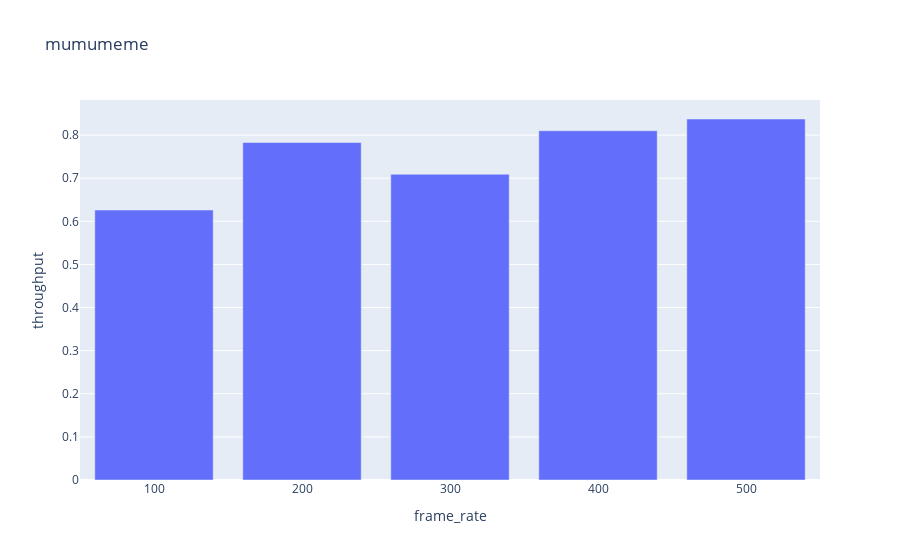

The notebook cell saved with this chart:
### Code cell
df_frame_rate = df.groupby(["frame_rate"]).mean().reset_index()
fig = px.bar(df_frame_rate, x="frame_rate", y="throughput", title="mumumeme")
fig.show()

### Figure 1 — Plotly figure (JSON) as saved in the notebook; plotly's stock layout.template omitted (floating-point values rounded to 4 significant figures)
{"data": [{"alignmentgroup": "True", "hovertemplate": "frame_rate=%{x}<br>throughput=%{y}<extra></extra>", "legendgroup": "", "marker": {"color": "#636efa", "pattern": {"shape": ""}}, "name": "", "offsetgroup": "", "orientation": "v", "showlegend": false, "textposition": "auto", "type": "bar", "x": [100, 200, 300, 400, 500], "xaxis": "x", "y": [0.6262, 0.7827, 0.7091, 0.81, 0.8373], "yaxis": "y"}], "layout": {"barmode": "relative", "legend": {"tracegroupgap": 0}, "title": {"text": "mumumeme"}, "xaxis": {"anchor": "y", "domain": [0, 1], "title": {"text": "frame_rate"}}, "yaxis": {"anchor": "x", "domain": [0, 1], "title": {"text": "throughput"}}}}
